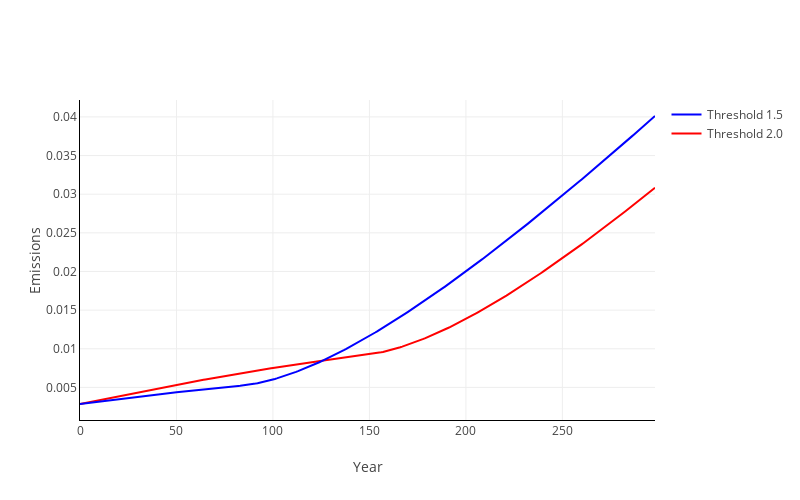

Source (notebook cell):
### Code cell
plot_basic_DMG(simulation_res_high, simulation_res_low, 299, y_bar_high, y_bar_low, γ_1, γ_2, γ_2p)

### Figure 1 — Plotly figure (JSON) as saved in the notebook; plotly's stock layout.template omitted (floating-point values rounded to 4 significant figures; data arrays with more than 128 entries replaced by an {"elided": "..."} marker saying what was removed)
{"data": [{"line": {"color": "red"}, "name": "Threshold 2.0", "type": "scatter", "x": {"elided": "300 int values"}, "y": {"elided": "299 float values"}}, {"line": {"color": "blue"}, "name": "Threshold 1.5", "type": "scatter", "x": {"elided": "300 int values"}, "y": {"elided": "299 float values"}}], "layout": {"height": 500, "legend": {"traceorder": "reversed"}, "width": 800, "xaxis": {"linecolor": "black", "showgrid": true, "showline": true, "title": {"text": "Year"}}, "yaxis": {"linecolor": "black", "showline": true, "title": {"text": "Emissions"}}}}
